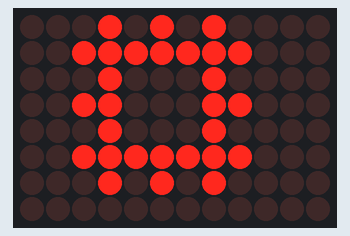
This sketch was run on a simulated Arduino Uno R4 WiFi. Shown: 12×8 LED matrix. What the sketch prints to the serial monitor is not drawn.

Above: at 0.1 s.
At 0.6 s:
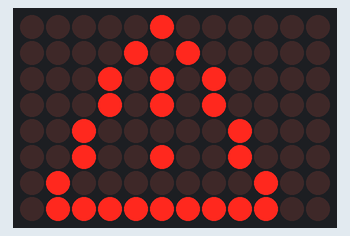
At 1.1 s:
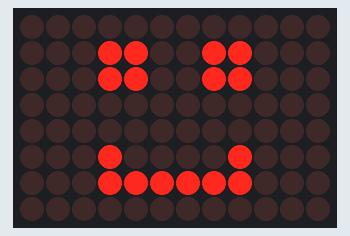
At 1.6 s:
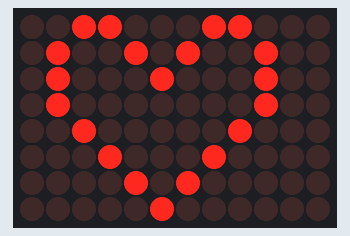

The sketch:

DisplaySingleFrame.ino
```cpp
/*
  Single Frame

  Displays single frames using matrix.loadFrame

  See the full documentation here:
  https://docs.arduino.cc/tutorials/uno-r4-wifi/led-matrix
*/

#include "Arduino_LED_Matrix.h"   // Include the LED_Matrix library
#include "frames.h"               // Include a header file containing frame data

ArduinoLEDMatrix matrix;          // Create an instance of the ArduinoLEDMatrix class

void setup() {
  Serial.begin(115200);           // Initialize serial communication at a baud rate of 115200
  matrix.begin();                 // Initialize the LED matrix
}

void loop() {
  // Load and display the "chip" frame on the LED matrix
  matrix.loadFrame(chip);
  delay(500);  // Pause for 500 milliseconds (half a second)

  // Load and display the "danger" frame on the LED matrix
  matrix.loadFrame(danger);
  delay(500);

  // Load and display the "happy" frame on the LED matrix
  matrix.loadFrame(happy);
  delay(500);

  // Load and display the "heart" frame on the LED matrix
  matrix.loadFrame(heart);
  delay(500);

  // Print the current value of millis() to the serial monitor
  Serial.println(millis());
}
```

frames.h
```cpp
const uint32_t chip[] = {
	0x1503f811,
	0x3181103,
	0xf8150000
};

const uint32_t danger[] = {
	0x400a015,
	0x1502082,
	0x484047fc
};

const uint32_t happy[] = {
	0x19819,
	0x80000001,
	0x81f8000
};

const uint32_t heart[] = {
	0x3184a444,
	0x44042081,
	0x100a0040
};

/*
const uint32_t fullOn[] = {
	0xffffffff,
	0xffffffff,
	0xffffffff
}
*/
```

Measured:
- by itself, everything shown: repeats every 2.0 s, in 4 steps
- what the display in image 1 shows lasts 0.5 s, from 0.5 s to 1.0 s
